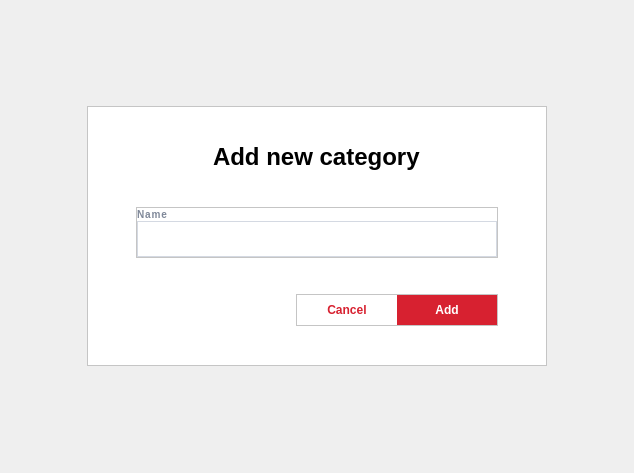
<?xml version="1.0" encoding="UTF-8"?>
<ui version="4.0">
 <class>AddCatDialog</class>
 <widget class="QWidget" name="AddCatDialog">
  <property name="geometry">
   <rect>
    <x>0</x>
    <y>0</y>
    <width>634</width>
    <height>473</height>
   </rect>
  </property>
  <property name="sizePolicy">
   <sizepolicy hsizetype="Maximum" vsizetype="Maximum">
    <horstretch>0</horstretch>
    <verstretch>0</verstretch>
   </sizepolicy>
  </property>
  <property name="windowTitle">
   <string>AddCatDialog</string>
  </property>
  <layout class="QHBoxLayout" name="horizontalLayout_2">
   <property name="spacing">
    <number>0</number>
   </property>
   <property name="leftMargin">
    <number>0</number>
   </property>
   <property name="topMargin">
    <number>0</number>
   </property>
   <property name="rightMargin">
    <number>0</number>
   </property>
   <property name="bottomMargin">
    <number>0</number>
   </property>
   <item>
    <widget class="QFrame" name="frame">
     <property name="sizePolicy">
      <sizepolicy hsizetype="Maximum" vsizetype="Maximum">
       <horstretch>0</horstretch>
       <verstretch>0</verstretch>
      </sizepolicy>
     </property>
     <property name="minimumSize">
      <size>
       <width>460</width>
       <height>260</height>
      </size>
     </property>
     <property name="layoutDirection">
      <enum>Qt::LeftToRight</enum>
     </property>
     <property name="styleSheet">
      <string notr="true">background: #FFFFFF;</string>
     </property>
     <property name="frameShape">
      <enum>QFrame::StyledPanel</enum>
     </property>
     <property name="frameShadow">
      <enum>QFrame::Raised</enum>
     </property>
     <layout class="QGridLayout" name="gridLayout">
      <property name="leftMargin">
       <number>0</number>
      </property>
      <property name="topMargin">
       <number>0</number>
      </property>
      <property name="rightMargin">
       <number>0</number>
      </property>
      <property name="bottomMargin">
       <number>0</number>
      </property>
      <property name="spacing">
       <number>0</number>
      </property>
      <item row="2" column="0" alignment="Qt::AlignRight">
       <widget class="QFrame" name="frame_3">
        <property name="sizePolicy">
         <sizepolicy hsizetype="Maximum" vsizetype="Maximum">
          <horstretch>0</horstretch>
          <verstretch>0</verstretch>
         </sizepolicy>
        </property>
        <property name="frameShape">
         <enum>QFrame::StyledPanel</enum>
        </property>
        <property name="frameShadow">
         <enum>QFrame::Raised</enum>
        </property>
        <layout class="QHBoxLayout" name="horizontalLayout">
         <property name="spacing">
          <number>0</number>
         </property>
         <property name="leftMargin">
          <number>0</number>
         </property>
         <property name="topMargin">
          <number>0</number>
         </property>
         <property name="rightMargin">
          <number>0</number>
         </property>
         <property name="bottomMargin">
          <number>0</number>
         </property>
         <item alignment="Qt::AlignRight">
          <widget class="QPushButton" name="cancelButton">
           <property name="sizePolicy">
            <sizepolicy hsizetype="Maximum" vsizetype="Maximum">
             <horstretch>0</horstretch>
             <verstretch>0</verstretch>
            </sizepolicy>
           </property>
           <property name="minimumSize">
            <size>
             <width>100</width>
             <height>30</height>
            </size>
           </property>
           <property name="cursor">
            <cursorShape>PointingHandCursor</cursorShape>
           </property>
           <property name="styleSheet">
            <string notr="true">background: #FFFFFF;

border: none;

font-family: 'Open Sans';
font-style: normal;
font-weight: 600;
font-size: 12px;
line-height: 16px;

color: #D72130;</string>
           </property>
           <property name="text">
            <string>Cancel</string>
           </property>
          </widget>
         </item>
         <item alignment="Qt::AlignRight">
          <widget class="QPushButton" name="addButton">
           <property name="sizePolicy">
            <sizepolicy hsizetype="Maximum" vsizetype="Maximum">
             <horstretch>0</horstretch>
             <verstretch>0</verstretch>
            </sizepolicy>
           </property>
           <property name="minimumSize">
            <size>
             <width>100</width>
             <height>30</height>
            </size>
           </property>
           <property name="cursor">
            <cursorShape>PointingHandCursor</cursorShape>
           </property>
           <property name="styleSheet">
            <string notr="true">background: #D72130;

border: none;

font-family: 'Open Sans';
font-style: normal;
font-weight: 600;
font-size: 12px;
line-height: 16px;

color: #FFFFFF;</string>
           </property>
           <property name="text">
            <string>Add</string>
           </property>
          </widget>
         </item>
        </layout>
       </widget>
      </item>
      <item row="0" column="0" alignment="Qt::AlignHCenter">
       <widget class="QLabel" name="label">
        <property name="sizePolicy">
         <sizepolicy hsizetype="Maximum" vsizetype="Maximum">
          <horstretch>0</horstretch>
          <verstretch>0</verstretch>
         </sizepolicy>
        </property>
        <property name="styleSheet">
         <string notr="true">font-family: 'Open Sans';
font-style: normal;
font-weight: 600;
font-size: 24px;
line-height: 33px;</string>
        </property>
        <property name="text">
         <string>Add new category</string>
        </property>
       </widget>
      </item>
      <item row="1" column="0">
       <widget class="QFrame" name="frame_2">
        <property name="sizePolicy">
         <sizepolicy hsizetype="Maximum" vsizetype="Maximum">
          <horstretch>0</horstretch>
          <verstretch>0</verstretch>
         </sizepolicy>
        </property>
        <property name="frameShape">
         <enum>QFrame::StyledPanel</enum>
        </property>
        <property name="frameShadow">
         <enum>QFrame::Raised</enum>
        </property>
        <layout class="QVBoxLayout" name="verticalLayout">
         <property name="spacing">
          <number>0</number>
         </property>
         <property name="leftMargin">
          <number>0</number>
         </property>
         <property name="topMargin">
          <number>0</number>
         </property>
         <property name="rightMargin">
          <number>0</number>
         </property>
         <property name="bottomMargin">
          <number>0</number>
         </property>
         <item>
          <widget class="QLabel" name="label_2">
           <property name="sizePolicy">
            <sizepolicy hsizetype="Maximum" vsizetype="Maximum">
             <horstretch>0</horstretch>
             <verstretch>0</verstretch>
            </sizepolicy>
           </property>
           <property name="styleSheet">
            <string notr="true">font-family: 'Roboto';
font-style: normal;
font-weight: 500;
font-size: 10px;
line-height: 12px;

letter-spacing: 0.9px;
text-transform: uppercase;

color: #7F8899;</string>
           </property>
           <property name="text">
            <string>Name</string>
           </property>
          </widget>
         </item>
         <item>
          <widget class="QLineEdit" name="nameForm">
           <property name="sizePolicy">
            <sizepolicy hsizetype="Maximum" vsizetype="Maximum">
             <horstretch>0</horstretch>
             <verstretch>0</verstretch>
            </sizepolicy>
           </property>
           <property name="minimumSize">
            <size>
             <width>360</width>
             <height>36</height>
            </size>
           </property>
           <property name="styleSheet">
            <string notr="true">border: 1px solid #D4D9E2;

font-family: 'Open Sans';
font-style: normal;
font-weight: 600;
font-size: 12px;
line-height: 16px;

padding-left: 15px;</string>
           </property>
          </widget>
         </item>
        </layout>
       </widget>
      </item>
     </layout>
    </widget>
   </item>
  </layout>
 </widget>
 <resources/>
 <connections/>
</ui>
